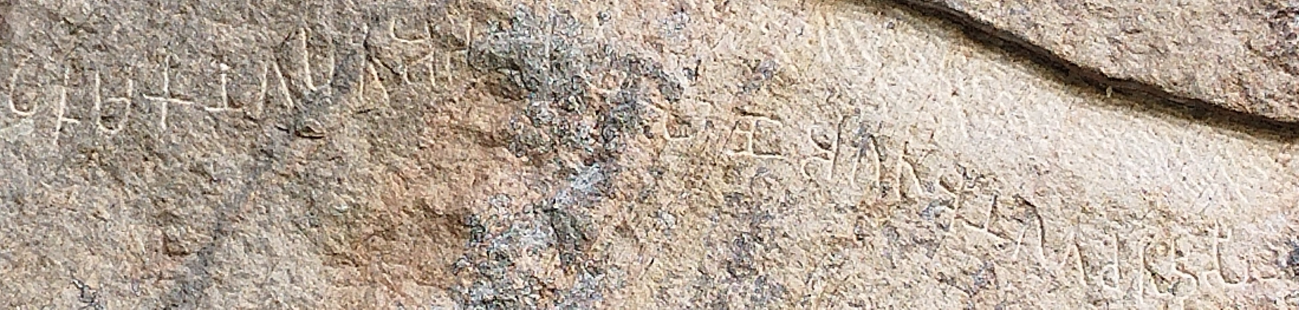
#> input picture images/raw/Mihinthale(15).jpg, 3897 x 928 px (shown at 1/3 size); its folder holds only this picture in this run
$ python Preprocessing_test.py
#> lines starting #> are read from the running program, lines starting #| are printed output that depends on the picture
import cv2
import os
import numpy as np
import matplotlib.pyplot as plt

#https://stackoverflow.com/questions/28816046/
#displaying-different-images-with-actual-size-in-matplotlib-subplot

def display_image(im_path):
    dpi = 80
    im_data = plt.imread(im_path)
    height, width  = im_data.shape[:2]
    # What size does the figure need to be in inches to fit the image?
    figsize = width / float(dpi), height / float(dpi)
    # Create a figure of the right size with one axes that takes up the full figure
    fig = plt.figure(figsize=figsize)
    ax = fig.add_axes([0, 0, 1, 1])
    # Hide spines, ticks, etc.
    ax.axis('off')
    # Display the image.
    ax.imshow(im_data, cmap='gray')
    plt.show()

# specifying the input(original) image and converted image output paths
image_directory = os.path.join('..', 'images', 'raw')
output_directory = os.path.join('..', 'images', 'preprocessed')

# Get a list of all image files in the specified directory
image_files = [f for f in os.listdir(image_directory) if f.lower().endswith(('.png', '.jpg', '.jpeg'))]

for image_file in image_files:
    # Construct the full path for each image
    image_path = os.path.join(image_directory, image_file)

    try:
        # Read the image using cv2 or perform other operations
        original_image = cv2.imread(image_path)
#> original_image is the input picture: shape (928, 3897, 3); mean B, G, R 152.6, 166.6, 181.1
        width, height = 800, 600
        # resized_image = cv2.resize(original_image, (width, height))
        resized_image = cv2.resize(original_image, (width, height), interpolation=cv2.INTER_AREA)
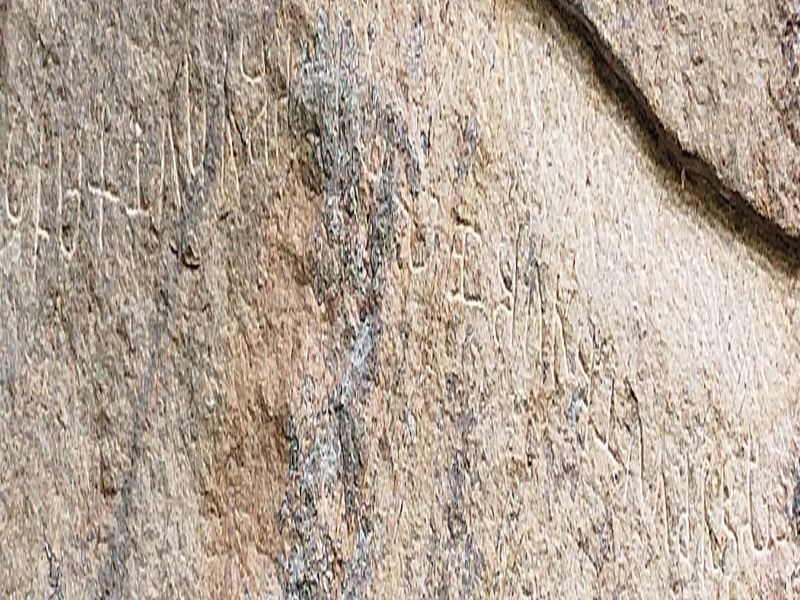
#> resized_image: shape (600, 800, 3); mean B, G, R 152.6, 166.6, 181.1
        edited_image = cv2.cvtColor(resized_image, cv2.COLOR_BGR2GRAY)
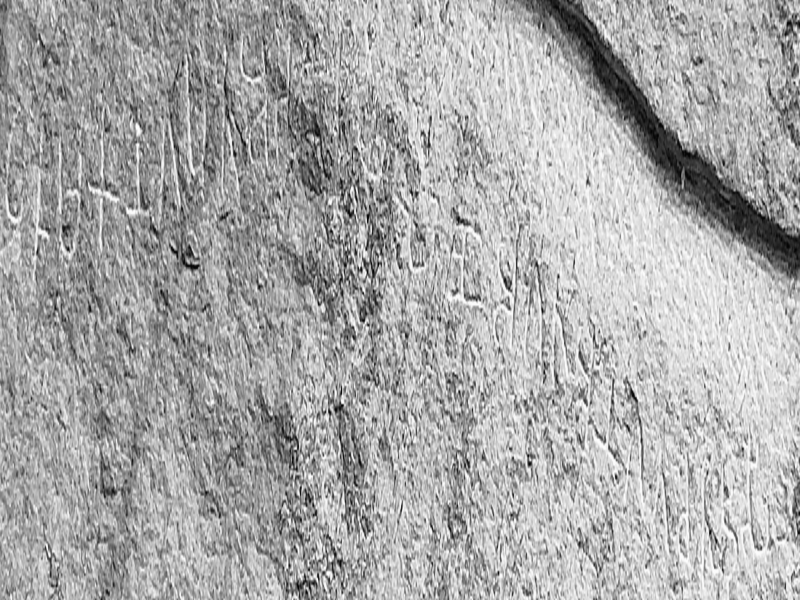
#> edited_image: shape (600, 800); min 3, max 254, mean 169.3
        # cv2.imshow('Original Image', resized_image)
        cv2.imshow('Edited Image', edited_image)
        cv2.waitKey(0)
        cv2.destroyAllWindows()

        # [69 lines of commented-out code are left out]


    except Exception as e:
        print(f"Error processing image {image_path}: {str(e)}")


    # [112 lines of commented-out code are left out]

$ run again, on images/raw/Mihinthale(5).jpg
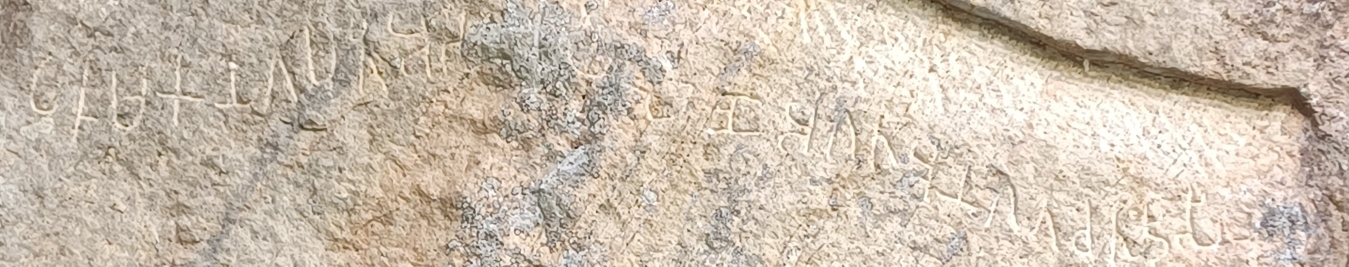
#> input picture images/raw/Mihinthale(5).jpg, 2698 x 533 px (shown at 1/2 size)
#> original_image is the input picture: shape (533, 2698, 3); mean B, G, R 174.7, 190.1, 203.7
#> `resized_image = cv2.resize(original_image, (width, height), interpolat..`:
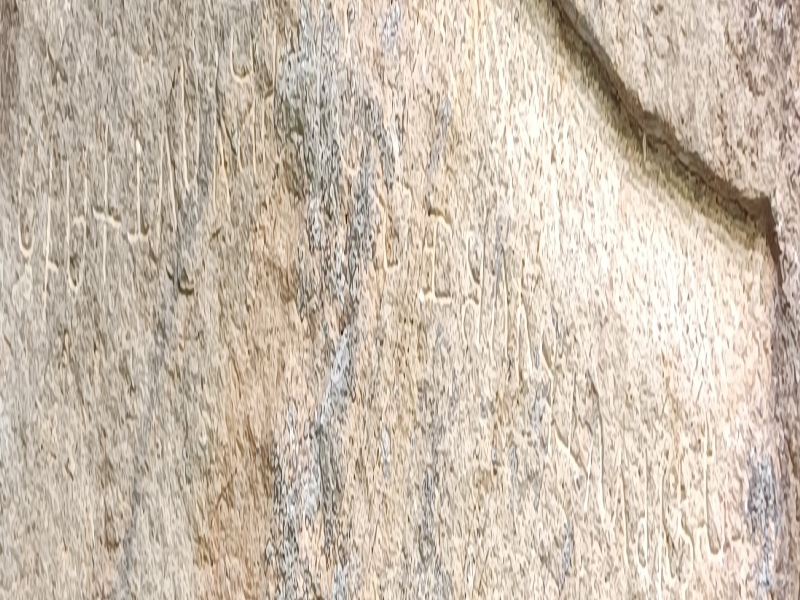
#> resized_image: shape (600, 800, 3); mean B, G, R 174.6, 190, 203.6
#> `edited_image = cv2.cvtColor(resized_image, cv2.COLOR_BGR2GRAY)`:
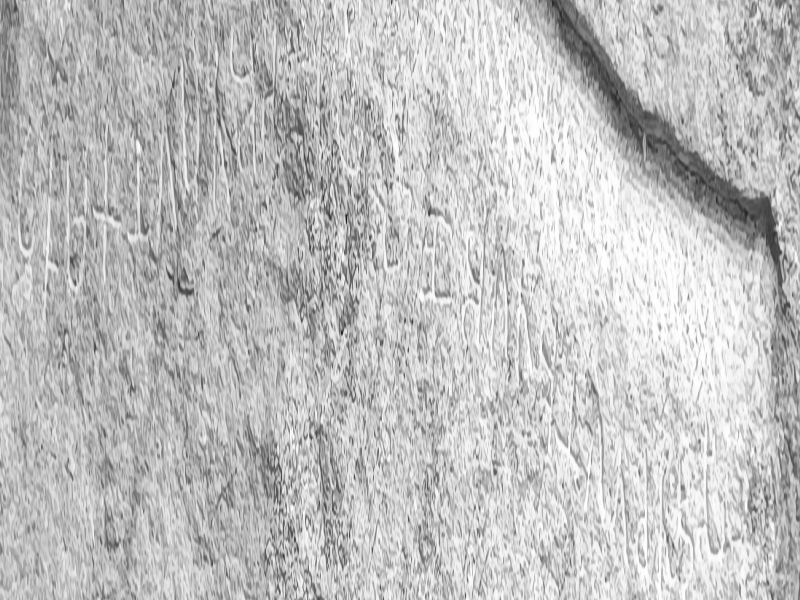
#> edited_image: shape (600, 800); min 28, max 255, mean 192.4

$ run again, on images/raw/Mihinthale.jpg
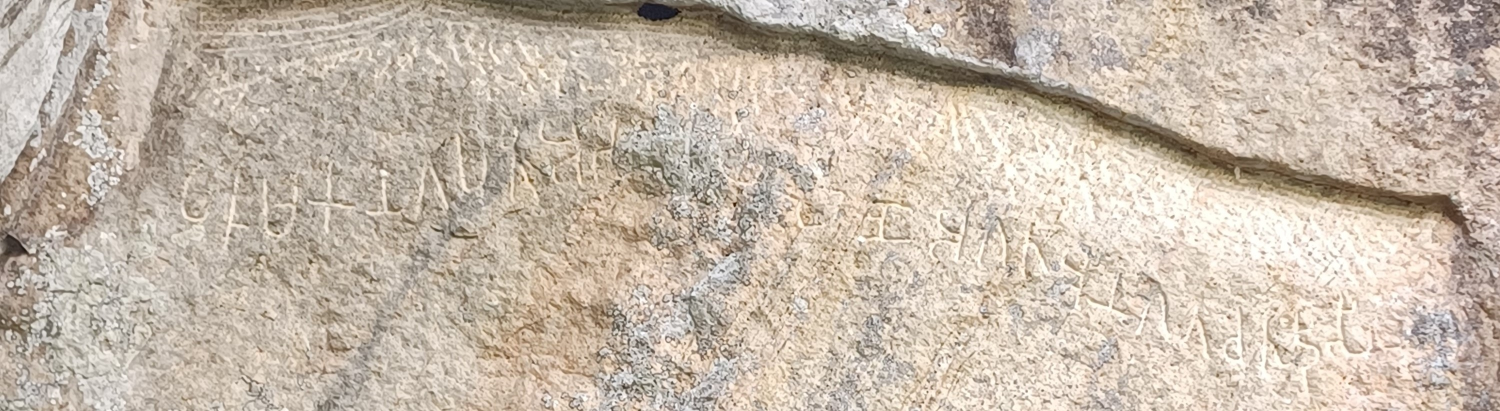
#> input picture images/raw/Mihinthale.jpg, 3000 x 822 px (shown at 1/2 size)
#> original_image is the input picture: shape (822, 3000, 3); mean B, G, R 171, 185.3, 198.3
#> `resized_image = cv2.resize(original_image, (width, height), interpolat..`:
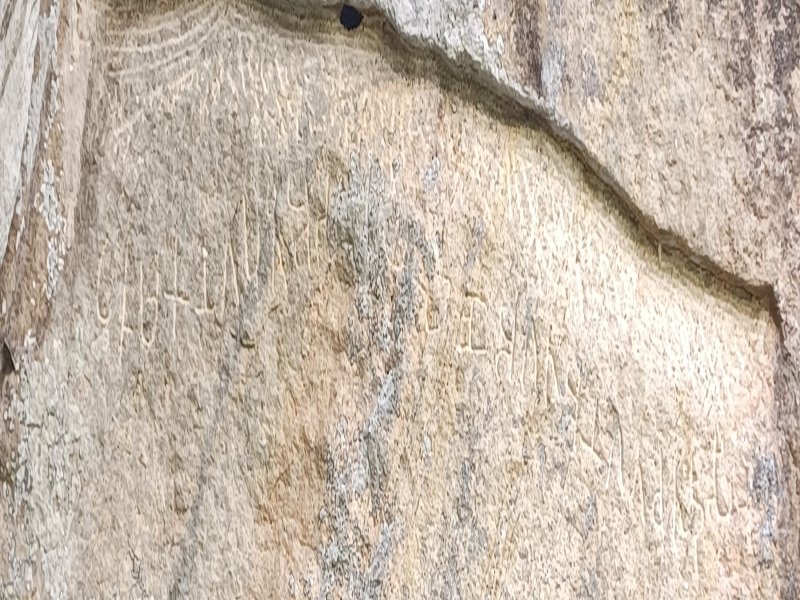
#> resized_image: shape (600, 800, 3); mean B, G, R 171, 185.3, 198.3
#> `edited_image = cv2.cvtColor(resized_image, cv2.COLOR_BGR2GRAY)`:
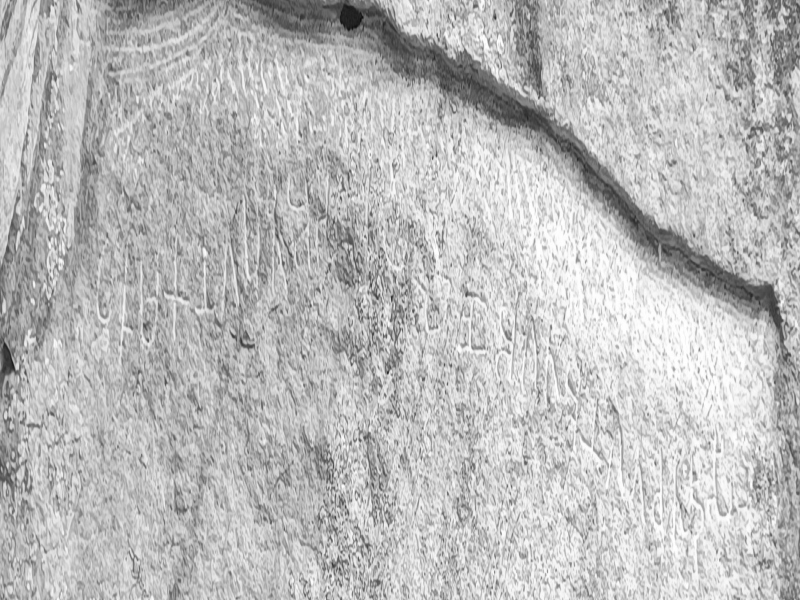
#> edited_image: shape (600, 800); min 14, max 255, mean 187.5

$ run again, on images/raw/Mihinthale(2).jpg
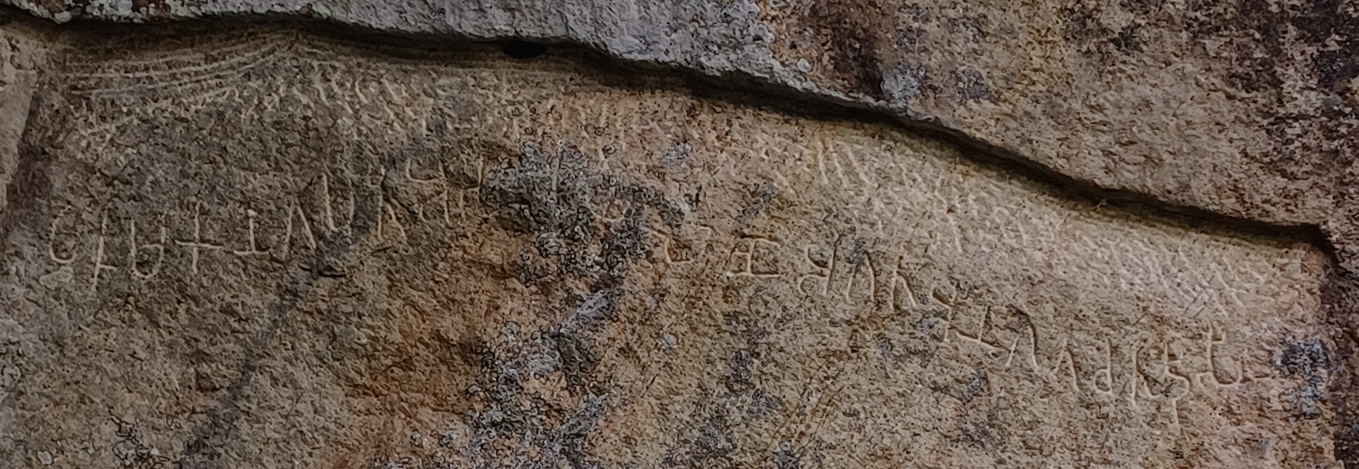
#> input picture images/raw/Mihinthale(2).jpg, 2718 x 938 px (shown at 1/2 size)
#> original_image is the input picture: shape (938, 2718, 3); mean B, G, R 75.7, 86.8, 101
#> `resized_image = cv2.resize(original_image, (width, height), interpolat..`:
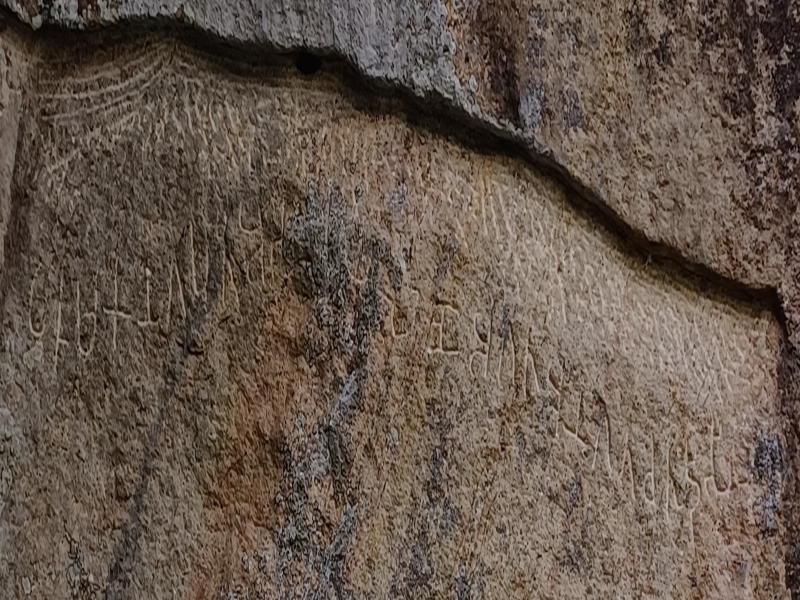
#> resized_image: shape (600, 800, 3); mean B, G, R 75.7, 86.8, 101
#> `edited_image = cv2.cvtColor(resized_image, cv2.COLOR_BGR2GRAY)`:
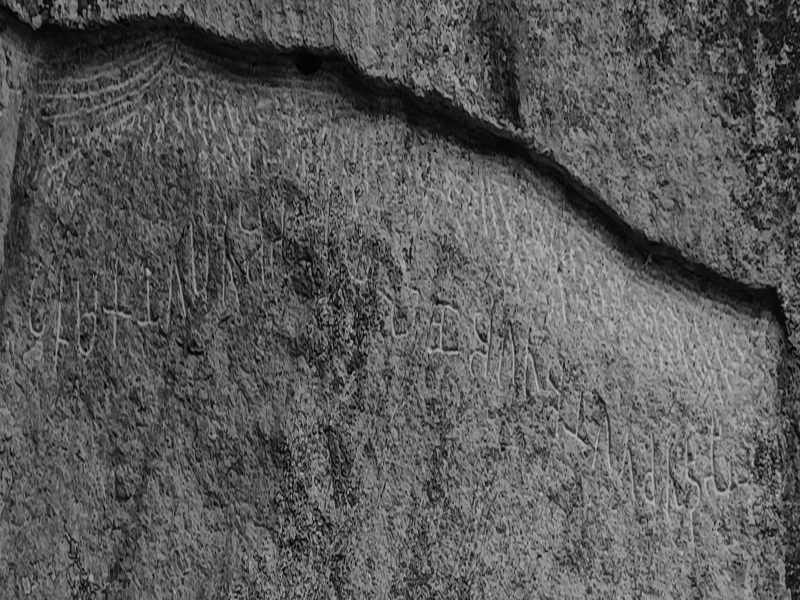
#> edited_image: shape (600, 800); min 3, max 195, mean 89.7

$ run again, on images/raw/Mihinthale(24).jpg
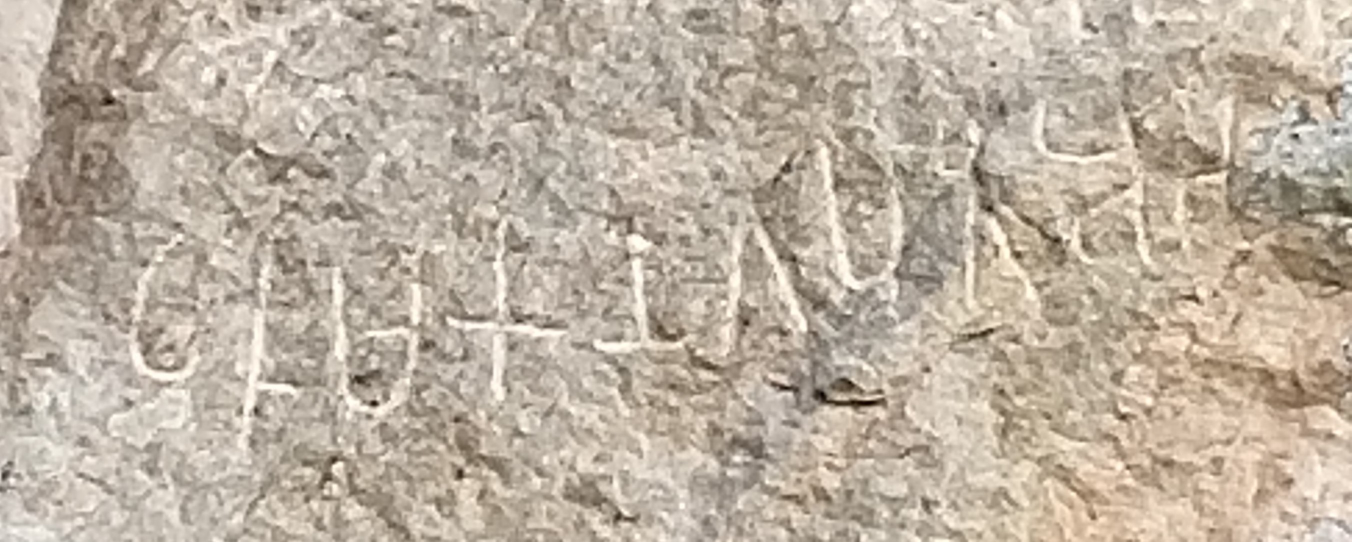
#> input picture images/raw/Mihinthale(24).jpg, 2703 x 1083 px (shown at 1/2 size)
#> original_image is the input picture: shape (1083, 2703, 3); mean B, G, R 162, 177.3, 189.7
#> `resized_image = cv2.resize(original_image, (width, height), interpolat..`:
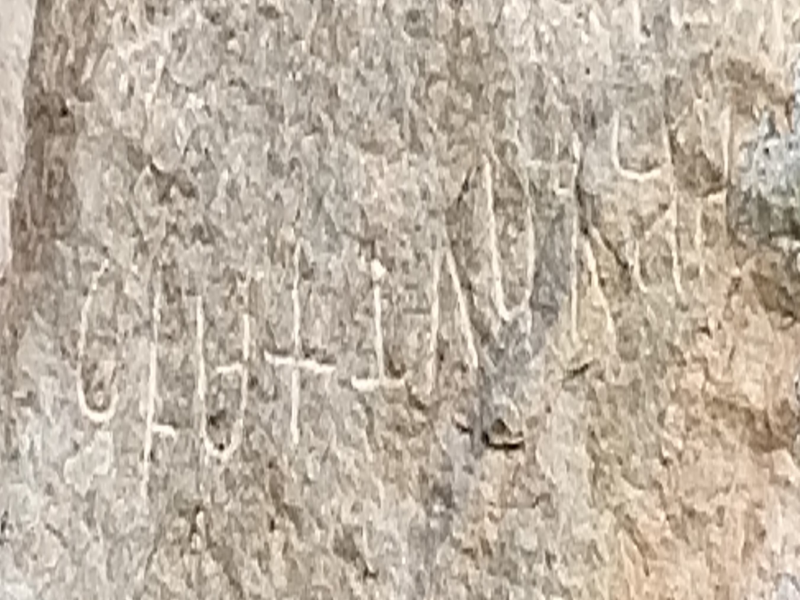
#> resized_image: shape (600, 800, 3); mean B, G, R 162, 177.3, 189.7
#> `edited_image = cv2.cvtColor(resized_image, cv2.COLOR_BGR2GRAY)`:
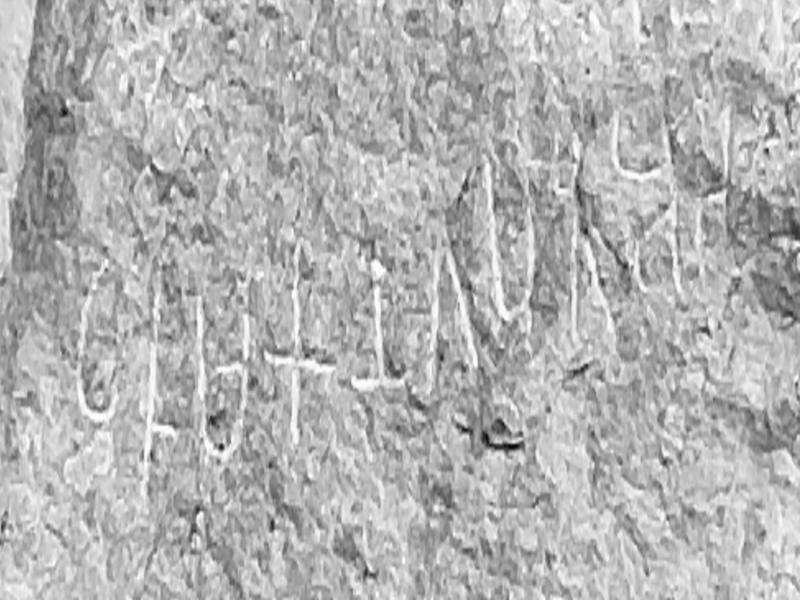
#> edited_image: shape (600, 800); min 5, max 255, mean 179.3
